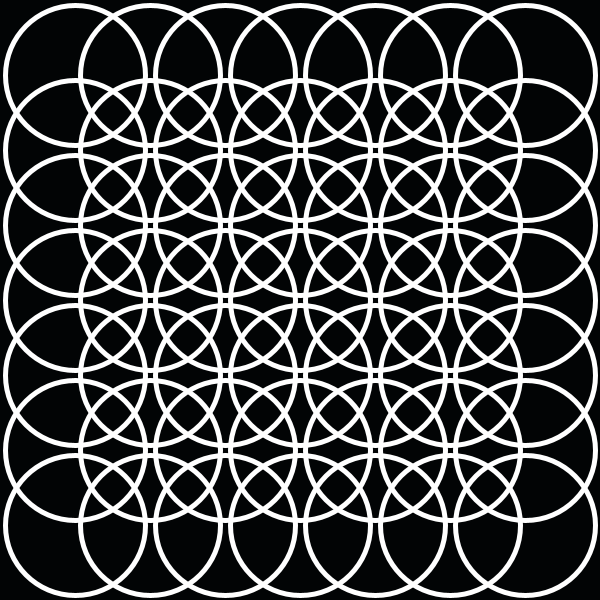
Frame 1 (no input)
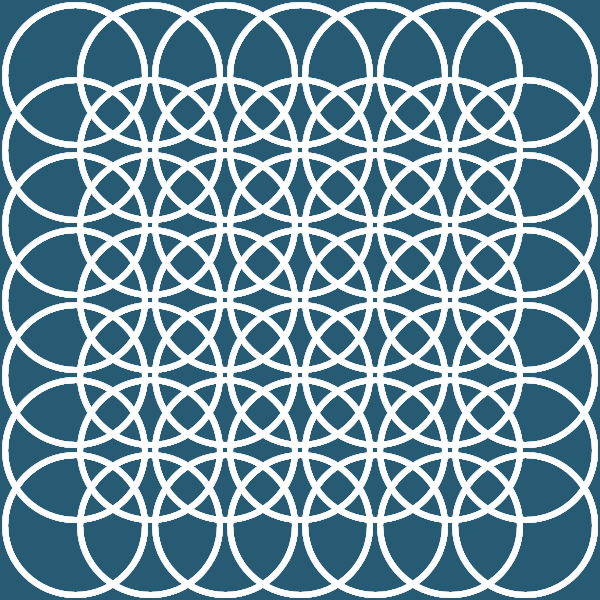
Frame 60 (the mouse pressed at the canvas centre just before this capture)
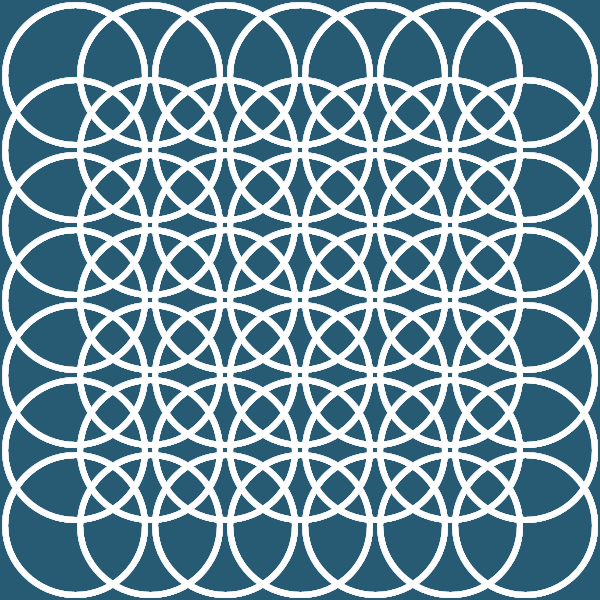
Frame 120 (the mouse held since frame 60 and released just before this capture)

The Processing sketch that drew these frames (run headless with seeded random() and noise(); from frame 60 on, the mouse is pressed at the canvas centre):

// Processing sketch: processing_143306
// ── processing_143306.pde

//Name = An yohan
//ID = 201420087

float xW = 140;
float direction = 1;
 
void setup(){
  size(600,600);
  background(0);
//  noLoop();
}
 
void draw(){
  noStroke();
  fill(#325A7D,10); // adds more transparency
  rect(0,0,width,height);
   
  // grid filled with ellipses
  for (int i = 75; i < width-25; i = i + 75) {
    for (int j = 75; j < height-25; j = j + 75) {
      stroke(255);
      strokeWeight(5);
      noFill();
      ellipse(i,j,xW,xW);
     }
  }
   
  // counter for the width and height of the ellipse
  xW = xW + direction;
   
  // change of direction once the limit is reached
  if (xW > 140){
      direction = direction * -1;
  }
  if (xW <140 ){
      direction = direction * -1;
  }
}
